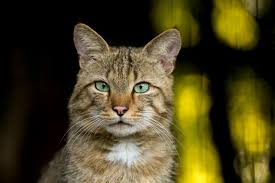
#> input picture Codes/2-EMG_VBA_1_DIM_13_04_26/observations/chat.jpg, 275 x 183 px
$ python degrade.py --image observations/chat.jpg
#> lines starting #> are read from the running program, lines starting #| are printed output that depends on the picture
"""
  python degrade.py --image photo.png --sigma_blur 1.0
"""
import argparse
import os
import numpy as np
from scipy.ndimage import gaussian_filter
from PIL import Image


def load_and_resize(path, img_size=64):
#> called with path = 'observations/chat.jpg', img_size = 64
    img = Image.open(path).convert('L')
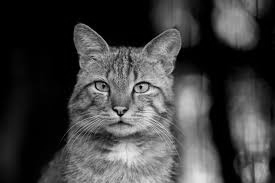
#> img: PIL image 275x183 L; min 0, max 242, mean 64.6
    img = img.resize((img_size, img_size), Image.BICUBIC)
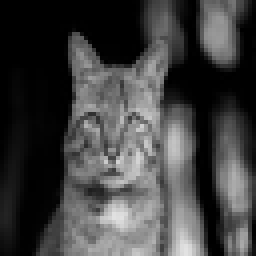
#> img: PIL image 64x64 L (shown 4 times larger); min 0, max 226, mean 64.6
    return np.array(img, dtype=np.float64) / 255.0


def blur(x, sigma):
#> called with sigma = 1
    return gaussian_filter(x, sigma=sigma, mode='wrap')
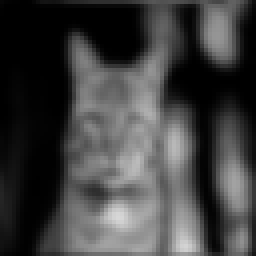
#> returned value: shape (64, 64) float64 (shown 4 times larger); min 0, max 0.846, mean 0.253


def build_A(sigma, img_size=64):
    n = img_size * img_size
    A = np.zeros((n, n))
    for j in range(n):
        e_j = np.zeros(n)
        e_j[j] = 1.0
        A[:, j] = blur(e_j.reshape(img_size, img_size), sigma).ravel()
    return A


def main():
    p = argparse.ArgumentParser()
    p.add_argument("--image",      type=str, required=True)
    p.add_argument("--sigma_blur", type=float, default=1.0)
    p.add_argument("--img_size",   type=int, default=64)
    p.add_argument("--output_dir", type=str, default='observations')
    args = p.parse_args()

    os.makedirs(args.output_dir, exist_ok=True)
    name = os.path.splitext(os.path.basename(args.image))[0]

    # 1. Charger et resize
    x0 = load_and_resize(args.image, args.img_size)

    # 2. Flouter (sans bruit)
    y = blur(x0, args.sigma_blur)

    # 3. Passer en [-1, 1]
    x0_11 = 2.0 * x0 - 1.0
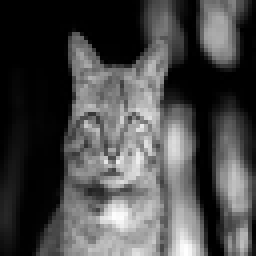
#> x0_11: shape (64, 64) float64 (shown 4 times larger); min -1, max 0.773, mean -0.493; drawn with min black and max white
    y_11  = 2.0 * y  - 1.0
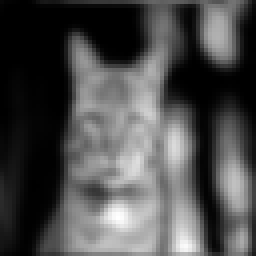
#> y_11: shape (64, 64) float64 (shown 4 times larger); min -1, max 0.691, mean -0.493; drawn with min black and max white

    # 4. Sauvegarder
    np.save(os.path.join(args.output_dir, f"{name}_clean.npy"), x0_11)
    np.save(os.path.join(args.output_dir, f"{name}_blur.npy"),  y_11)
    Image.fromarray((y * 255).clip(0, 255).astype(np.uint8), mode='L') \
         .save(os.path.join(args.output_dir, f"{name}_blur.png"))

    print(f"Image propre : {args.img_size}x{args.img_size}, sigma_blur = {args.sigma_blur}")
    print(f"  {args.output_dir}/{name}_clean.npy  ([-1,1])")
    print(f"  {args.output_dir}/{name}_blur.npy   ([-1,1])")
    print(f"  {args.output_dir}/{name}_blur.png")


if __name__ == "__main__":
    main()

$ run again, on Codes/2-EMG_VBA_1_DIM_13_04_26/observations/tete.png
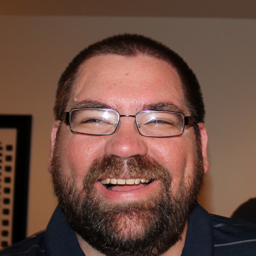
#> input picture Codes/2-EMG_VBA_1_DIM_13_04_26/observations/tete.png, 256 x 256 px
#> in blur, `return gaussian_filter(x, sigma=sigma, mode='wrap')`:
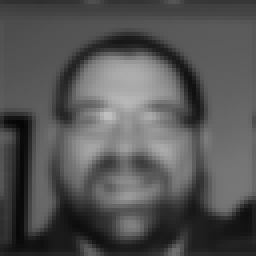
#> returned value: shape (64, 64) float64 (shown 4 times larger); min 0.0215, max 0.755, mean 0.331
#> in main, `y_11  = 2.0 * y  - 1.0`:
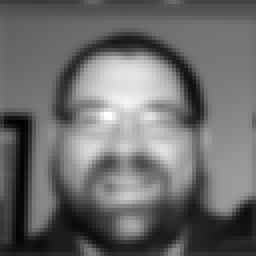
#> y_11: shape (64, 64) float64 (shown 4 times larger); min -0.957, max 0.509, mean -0.338; drawn with min black and max white
